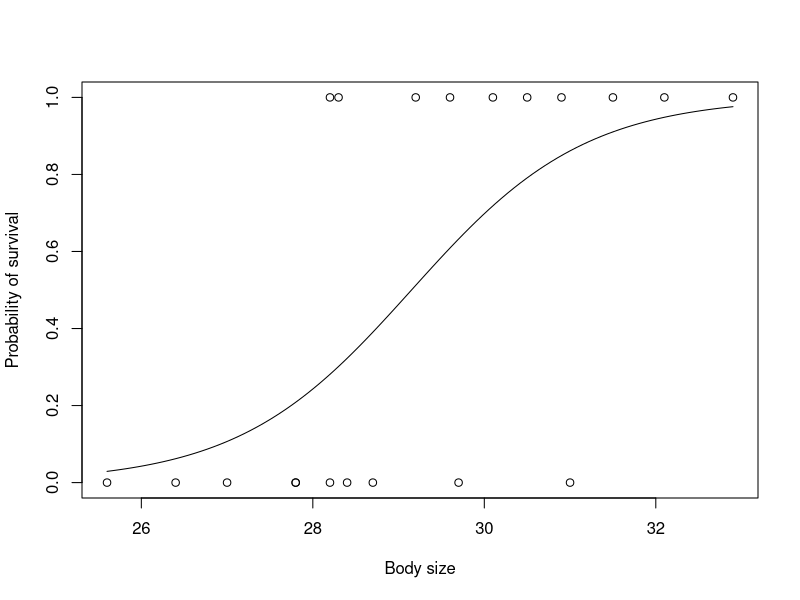

Reproduce this figure in R.
#Logistic Regression in R
#Of the form y = 1/(1+e^-(a+b1x1+b2x2+b3x3+...))
#Assign 20 different body sizes
bodysize=c(25.6,26.4,27.0,27.8,27.8,28.2,28.2,28.3,28.4,28.7,29.2,29.6,29.7,30.1,30.5,30.9,31.0,31.5,32.1,32.9) # generates 20 values, with mean of 30 & s.d.=2
#Arrive survival to these 20 body sizes such that most mortality occurs at small body size
survive<-c(0,0,0,0,0,1,0,1,0,0,1,1,0,1,1,1,0,1,1,1) 
# Saves dataframe with two columns: body size & survival in dat
dat=as.data.frame(cbind(bodysize,survive)) 
dat 
#A scatter plot of just the points
plot(bodysize,survive,xlab="Body size",ylab="Probability of survival") 
# Model the data logistically using glm dunction and store in k
k=glm(survive~bodysize,family=binomial,dat) 
#Draws a continuous curve based on prediction from logistic regression model
curve(predict(k,data.frame(bodysize=x),type="resp"),add=TRUE) 
